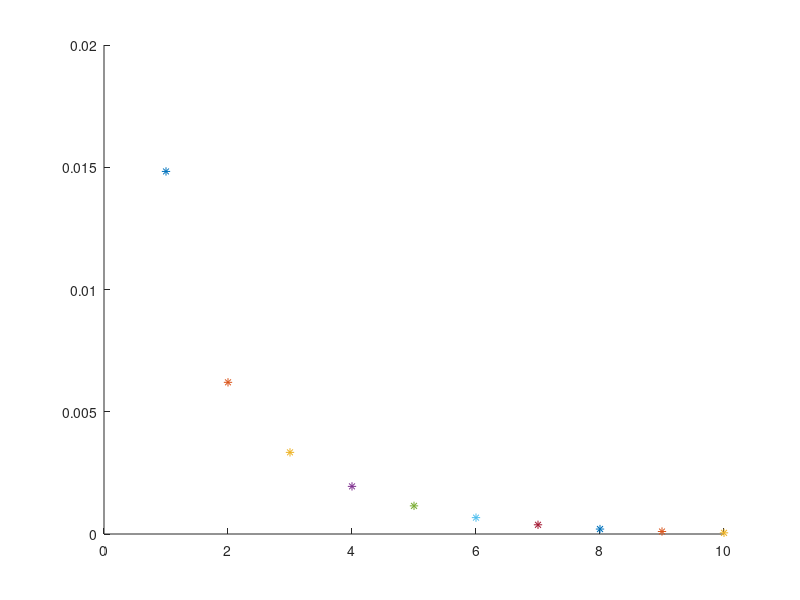

This figure's MATLAB source:
zvec = -10:0.1:10;
pi1t  = 0.01;
sig0t = 1.2;
sig1t = 1.8;
phi  = @(sig)normpdf(zvec, 0, sig);
pvec = (1-pi1t)*phi(sig0t) + pi1t*phi(sig1t);

clf; hold on;
qqlim=10;
plot(-log10(cumsum(pvec/sum(pvec))),  -log10(normcdf(zvec,0,1)),'r');
plot([0 qqlim],[0 qqlim], 'k');
xlim([0 10]); ylim([0 15]);

KL=@(p,q)sum(p .* (log(p) - log(q)));
sKL=@(p,q)(KL(p,q)+KL(q,p));

clf; hold on;
sig0h = 1; sig1h = 2; pi1h = 0.01;
for i=1:10
    p0 = (1-pi1h) * phi(sig0h);
    p1 = pi1h * phi(sig1h);
    gamma = p1 ./ (p0 + p1);
    sig0h = sum(pvec .* (1-gamma) .* zvec.^2) / sum(pvec .* (1-gamma));
    sig1h = sum(pvec .* gamma .* zvec.^2) ./ sum(pvec .* gamma);
    pi1h = sum(pvec .* gamma)/sum(pvec);
    plot(i, pi1h, '*');
    %fprintf('%.3e\n', KL(pvec, (1-pi1h)*phi(sig0h) + pi1h*phi(sig1h)));
end



pi=1e-3; sig0t=1.00; sig1t=1.3; pvec = (1-pi)*phi(sig0t)+pi*phi(sig1t);
cost = @(x)sKL((1-x(1))*phi(x(2))+x(1)*phi(x(3)), pvec); % x = [pi1, sig0, sig1]
x = fminsearch(cost, [0.1 1 2], struct('Display', 'off', 'TolX', 1e-8, 'TolFun', 1e-8))

%0.1303    1.1998    2.2984
%0.1297    1.2002    2.3016

%sigvec = 1.0 : 0.01 : 3.0;
%pivec  = 0 : 0.01 : 1.0;
%[sig, pi] = meshgrid(sigvec, pivec);
%kl = nan(size(sig));
%for i=1:numel(sig),
%    kl(i)= KL(pvec, (1-pi(i))*phi(1)+pi(i)*phi(sig(i)));
%end
%imagesc(kl);
%[~, i] = min(kl(:)); 
%fprintf('sig1=%.3e, pi1=%.3e\n', sig(i), pi(i));
%[~, id] = min(kl); sigvec(id)
%plot(kl)
